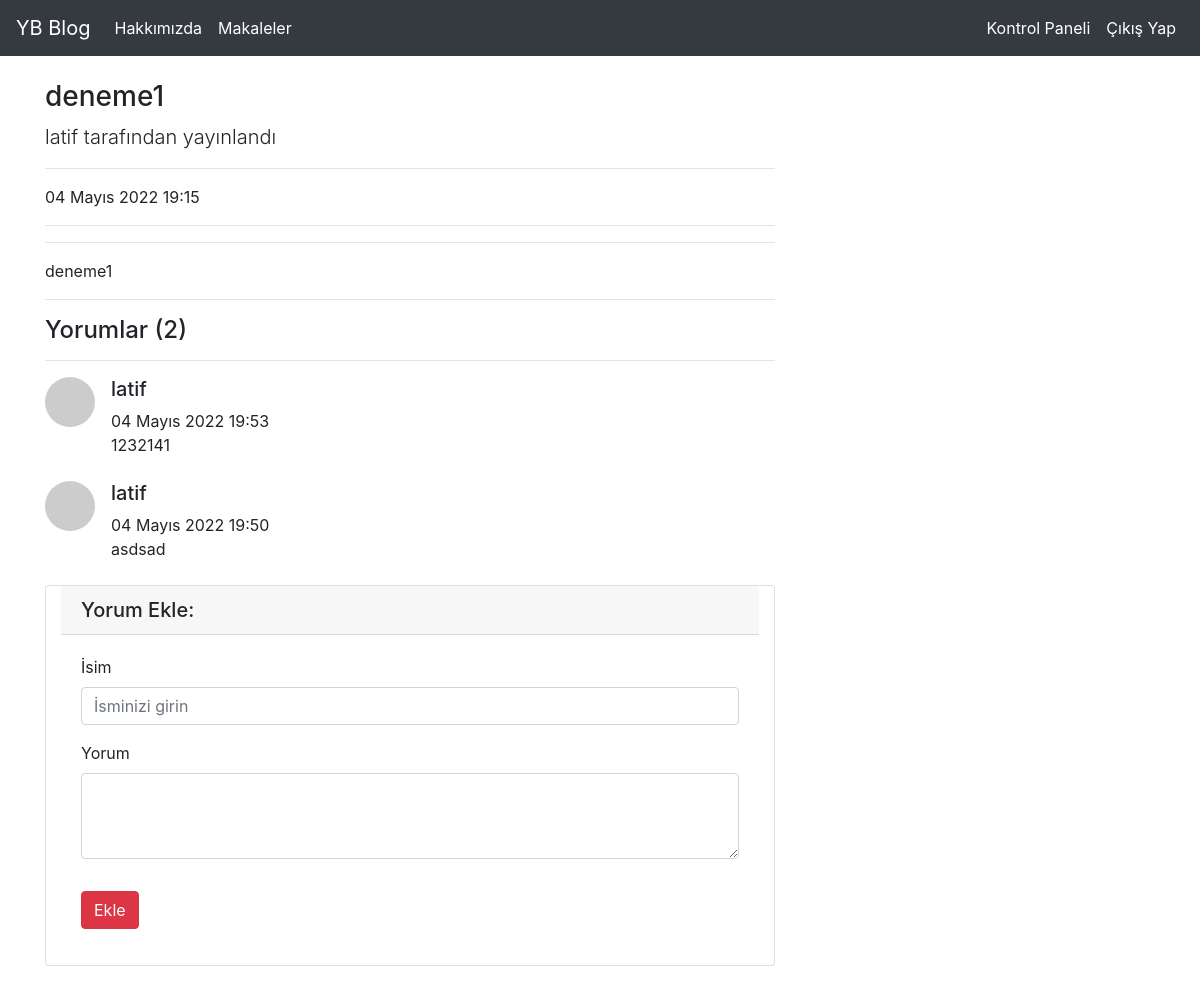
/article/detail/12 (signed in), run on the app's committed database.
### article/models.py (models this page shows, shortened)
class Article(models.Model):
    author = models.ForeignKey("auth.User",on_delete=models.CASCADE,verbose_name="Yazar")
    title = models.CharField(max_length= 50,verbose_name="Başlık")
    content = RichTextField()
    created_date = models.DateTimeField(auto_now_add=True,verbose_name="Oluşturulma Tarihi")
    article_image = models.FileField(blank=True,null=True,verbose_name="Makale Resim")
    class Meta:
        ordering = ['-created_date']

class Comment(models.Model):
    article = models.ForeignKey(Article,on_delete=models.CASCADE,verbose_name="Makale",related_name="comments")
    comment_author = models.CharField(max_length=50,verbose_name="İsim")
    comment_content = models.CharField(max_length=50,verbose_name="Yorum")
    comment_date = models.DateTimeField(auto_now_add=True,verbose_name="Ekleme Tarihi")
    class Meta:
        ordering = ['-comment_date']

### article/views.py (the view)
# urls.py: path("detail/<int:id>",views.detail,name="detail"),
@login_required(login_url="user:login")
def detail(request,id):
    article = get_object_or_404(Article,id = id)
    comments = article.comments.all()
    return render(request,"detail.html",{"article":article,"comments":comments})

### templates/detail.html (shortened to what this page needs)
{% extends "layout.html" %} {% block body %}
<div class="row">
  <div class="col-lg-8">
    <h3 class="mt-4">{{article.title}}</h3>
    <p class="lead">{{article.author.username}} tarafından yayınlandı</p>
    <hr />
    <p>{{article.created_date}}</p>
    <hr />
    <hr />
    <p class="lead">{{article.content|safe}}</p>
    <hr />
    <h4>Yorumlar {% if comments %}({{comments.count }}){% endif %}</h4>
    <hr />
    {% if comments %} {% for comment in comments %}
    <div class="media mb-4">
      <img
        class="d-flex mr-3 rounded-circle"
        src="http://placehold.it/50x50"
        alt=""
      />
      <div class="media-body">
        <h5 class="mt-0">{{ comment.comment_author}}</h5>
        {{comment.comment_date}} <br />
        {{comment.comment_content}}
      </div>
    </div>
    {% endfor %} {% else %}
    <div class="alert alert-danger">
      Bu makaleye herhangi bir yorum yazılmamış,ilk yorum yapan siz olun!
    </div>
    {% endif %}
    <div class="card my-4 container">
      <h5 class="card-header">Yorum Ekle:</h5>
      <div class="card-body">
        <form method="post" action="{% url 'article:comment' article.id %}">
          <div class="form-group">
            <label for="formGroupExampleInput">İsim</label>
            <input
              name="comment_author"
              type="text"
              class="form-control"
              id="formGroupExampleInput"
              placeholder="İsminizi girin"
            />
          </div>
          <div class="form-group">
            <label for="formGroupExampleInput">Yorum</label>
            <textarea
              name="comment_content"
              class="form-control"
              rows="3"
            ></textarea>
          </div>
          <button type="submit" class="btn btn-danger my-3">Ekle</button>
        </form>
      </div>
    </div>
  </div>
</div>
{% endblock body %}

### data on the page
Article: title "deneme1", author.username "latif", created_date "04 Mayıs 2022 19:15", content "deneme1"
Comment: comment_author "latif", comment_date "04 Mayıs 2022 19:53", comment_content "1232141"
Comment: comment_author "latif", comment_date "04 Mayıs 2022 19:50", comment_content "asdsad"

### other printed values
{{ comments.count }} "2"
